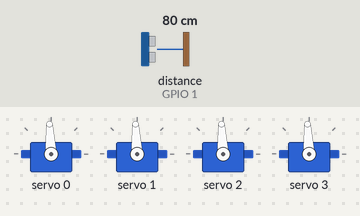
A sketch run on a simulated ESP32-C3. Shown: 4 × servo. Inputs (shaded band) come from the test bench; at power-on: distance to the obstacle (sensor on GPIO 1) 80 cm. The echo pulse lasts 58.3 µs per cm; I2S audio is not simulated (input reads silence); what the sketch prints to the serial monitor is not drawn.

Above: at 3.55 s.
At 4.85 s:
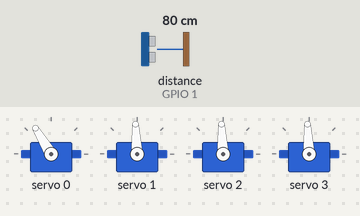
At 6.15 s:
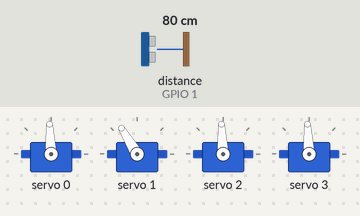
At 7.45 s:
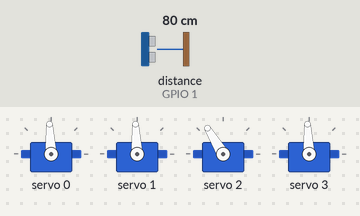
At 8.75 s:
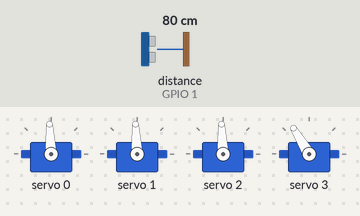
At 13.7 s:
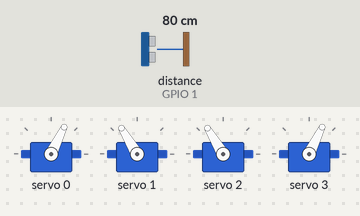
Timing chart, 0 to 20.2 s (numbered marks = the images above):
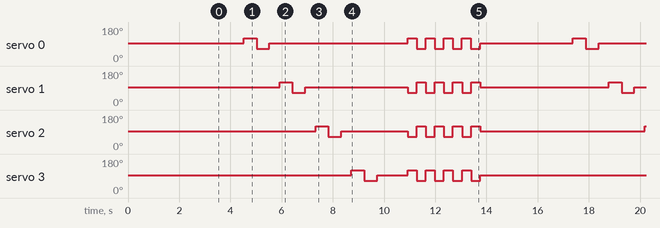

Measured:
- by itself, servo 0: repeats every 12.9 s: 64° 0.50 s, 93° 5.4 s, 4 × (121° 0.35 s, 64° 0.35 s), 93° 3.6 s, 121° 0.50 s
- by itself, servo 1: repeats every 12.9 s: 64° 0.50 s, 93° 4.0 s, 4 × (64° 0.35 s, 121° 0.35 s), 93° 5.0 s, 121° 0.50 s
- by itself, servo 2: repeats every 12.9 s: 64° 0.50 s, 93° 2.6 s, 4 × (64° 0.35 s, 121° 0.35 s), 93° 6.4 s, 121° 0.50 s
- by itself, servo 3: repeats every 12.9 s: 64° 0.50 s, 93° 1.2 s, 4 × (121° 0.35 s, 64° 0.35 s), 93° 7.8 s, 121° 0.50 s

The sketch:

little_dog_test_1.ino
```cpp
/*
 * "Little Dog" Quadruped — Functionality Test
 * ============================================
 * 4 legs, one MS18 servo each, fore/aft swing only (no lift).
 * This sketch does NOT walk yet — it verifies every part works and
 * helps you label which PCA9685 channel drives which physical leg.
 *
 * LEG MAP (as told — confirm by watching Part 2):
 *   ch0 = back-left   (BL)
 *   ch1 = back-right  (BR)
 *   ch2 = front-left  (FL)
 *   ch3 = front-right (FR)
 *
 * PINS (ESP32-C3 SuperMini):
 *   GPIO0  HC-SR04 TRIG      GPIO6  PCA9685 SDA
 *   GPIO1  HC-SR04 ECHO(div) GPIO7  PCA9685 SCL
 *   GPIO3  amp BCLK          GPIO10 PCA9685 OE
 *   GPIO4  amp LRC
 *   GPIO5  amp DIN
 *
 * Needs: Adafruit PWM Servo Driver Library
 */

#include <Wire.h>
#include <Adafruit_PWMServoDriver.h>
#include "driver/i2s.h"

// ---------- pins ----------
#define PIN_TRIG 0
#define PIN_ECHO 1
#define PIN_SDA  6
#define PIN_SCL  7
#define I2S_BCLK 3
#define I2S_LRC  4
#define I2S_DIN  5

// ---------- servo driver ----------
Adafruit_PWMServoDriver pwm = Adafruit_PWMServoDriver(0x40);
#define SERVO_FREQ 50

// PWM tick values at 50 Hz (4096 ticks = 20 ms).
// ~1.5 ms = center. Keep the swing GENTLE while testing so
// cheap gears don't slam into end-stops.
#define CENTER 307          // ~1.5 ms  -> leg straight
#define SWING   60          // how far fore/aft (start small, raise later)

// leg channels + names (index = channel number)
const char* LEG_NAME[4] = {"BACK-LEFT (ch0)", "BACK-RIGHT (ch1)",
                           "FRONT-LEFT (ch2)", "FRONT-RIGHT (ch3)"};

// ---------- audio ----------
#define SAMPLE_RATE 16000
#define I2S_PORT I2S_NUM_0

// =====================================================
void setup() {
  Serial.begin(115200);
  delay(1500);
  Serial.println("\n=== Little Dog — Test ===");

  // OE is left UNCONNECTED — the PCA9685's onboard pulldown holds it low,
  // so outputs are enabled by default. No OE pin to drive.

  Wire.begin(PIN_SDA, PIN_SCL);
  scanI2C();

  pwm.begin();
  pwm.setPWMFreq(SERVO_FREQ);

  pinMode(PIN_TRIG, OUTPUT);
  pinMode(PIN_ECHO, INPUT);
  digitalWrite(PIN_TRIG, LOW);

  setupI2S();

  // Center every leg
  centerAll();
  Serial.println("All legs centered. Starting tests in 2 s...\n");
  delay(2000);
}

// =====================================================
void loop() {
  // ---- Part 1: center, so you see the neutral pose ----
  Serial.println(">> Part 1: center all legs");
  centerAll();
  delay(1000);

  // ---- Part 2: move ONE leg at a time (label them!) ----
  Serial.println(">> Part 2: one leg at a time — watch which leg moves");
  for (int ch = 0; ch < 4; ch++) {
    Serial.print("   Moving "); Serial.println(LEG_NAME[ch]);
    pwm.setPWM(ch, 0, CENTER + SWING);  // swing one way
    delay(500);
    pwm.setPWM(ch, 0, CENTER - SWING);  // swing the other
    delay(500);
    pwm.setPWM(ch, 0, CENTER);          // back to center
    delay(400);
  }
  delay(800);

  // ---- Part 3: trot preview (diagonal pairs) ----
  // BL+FR move together, BR+FL move together — the basis of walking.
  Serial.println(">> Part 3: diagonal-pair swing (trot preview)");
  for (int rep = 0; rep < 4; rep++) {
    // pair A forward, pair B back
    pwm.setPWM(0, 0, CENTER + SWING); // BL
    pwm.setPWM(3, 0, CENTER + SWING); // FR
    pwm.setPWM(1, 0, CENTER - SWING); // BR
    pwm.setPWM(2, 0, CENTER - SWING); // FL
    delay(350);
    // swap
    pwm.setPWM(0, 0, CENTER - SWING);
    pwm.setPWM(3, 0, CENTER - SWING);
    pwm.setPWM(1, 0, CENTER + SWING);
    pwm.setPWM(2, 0, CENTER + SWING);
    delay(350);
  }
  centerAll();
  delay(800);

  // ---- Part 4: eyes (distance) ----
  Serial.print(">> Part 4: distance = ");     // label first, so it always shows
  long d = readDistanceCM();
  if (d < 0) Serial.println("(no echo — check divider/wiring)");
  else { Serial.print(d); Serial.println(" cm"); }

  // ---- Part 5: voice (chirp) ----
  Serial.print(">> Part 5: chirp ... ");
  playTone(700, 120);
  delay(80);
  playTone(1000, 120);
  Serial.println("done\n");                    // proves Part 5 finished (no hang)

  delay(1500);
}

// =====================================================
void centerAll() {
  for (int ch = 0; ch < 4; ch++) pwm.setPWM(ch, 0, CENTER);
}

void scanI2C() {
  Serial.println("[I2C] scanning...");
  bool found = false;
  for (byte a = 1; a < 127; a++) {
    Wire.beginTransmission(a);
    if (Wire.endTransmission() == 0) {
      Serial.print("  found 0x"); Serial.println(a, HEX);
      found = true;
    }
  }
  if (!found) Serial.println("  NONE found — check SDA/SCL/power before continuing!");
}

long readDistanceCM() {
  digitalWrite(PIN_TRIG, LOW);  delayMicroseconds(2);
  digitalWrite(PIN_TRIG, HIGH); delayMicroseconds(10);
  digitalWrite(PIN_TRIG, LOW);
  long dur = pulseIn(PIN_ECHO, HIGH, 30000UL);
  if (dur == 0) return -1;
  return dur / 58;
}

void setupI2S() {
  i2s_config_t cfg = {
    .mode = (i2s_mode_t)(I2S_MODE_MASTER | I2S_MODE_TX),
    .sample_rate = SAMPLE_RATE,
    .bits_per_sample = I2S_BITS_PER_SAMPLE_16BIT,
    .channel_format = I2S_CHANNEL_FMT_ONLY_LEFT,
    .communication_format = I2S_COMM_FORMAT_STAND_I2S,
    .intr_alloc_flags = 0,
    .dma_buf_count = 8,
    .dma_buf_len = 64,
    .use_apll = false,
    .tx_desc_auto_clear = true,
    .fixed_mclk = 0
  };
  i2s_pin_config_t pins = {
    .bck_io_num = I2S_BCLK,
    .ws_io_num = I2S_LRC,
    .data_out_num = I2S_DIN,
    .data_in_num = I2S_PIN_NO_CHANGE
  };
  i2s_driver_install(I2S_PORT, &cfg, 0, NULL);
  i2s_set_pin(I2S_PORT, &pins);
  i2s_zero_dma_buffer(I2S_PORT);
}

void playTone(float freq, int ms) {
  const int amp = 27000;
  int n = (SAMPLE_RATE * ms) / 1000;
  size_t bw;
  static float ph = 0.0f;
  float inc = 2.0f * 3.14159265f * freq / SAMPLE_RATE;
  for (int i = 0; i < n; i++) {
    int16_t s = (int16_t)(amp * sinf(ph));
    ph += inc; if (ph > 6.2831853f) ph -= 6.2831853f;
    // Finite timeout instead of portMAX_DELAY: if the I2S/amp isn't
    // draining the buffer, bail out rather than hang the whole sketch.
    esp_err_t r = i2s_write(I2S_PORT, &s, sizeof(s), &bw, pdMS_TO_TICKS(50));
    if (r != ESP_OK || bw == 0) break;
  }
  i2s_zero_dma_buffer(I2S_PORT);
}
```
